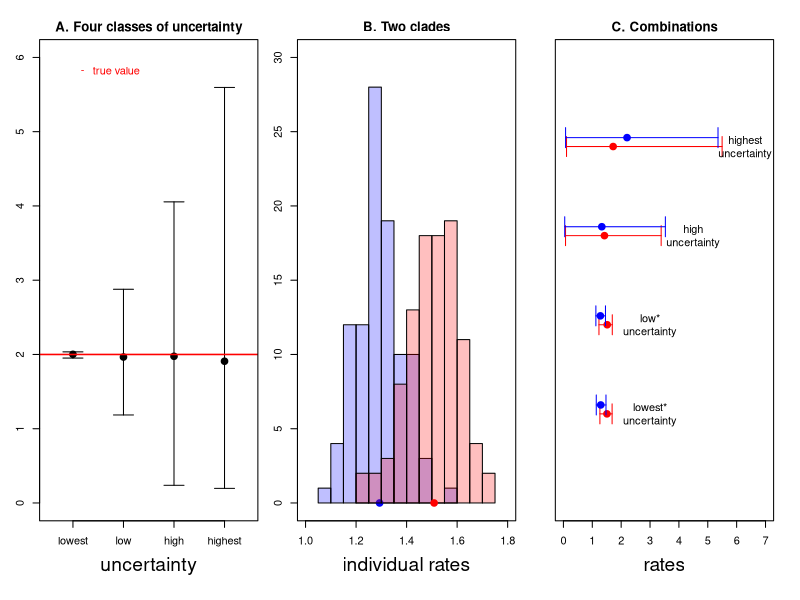
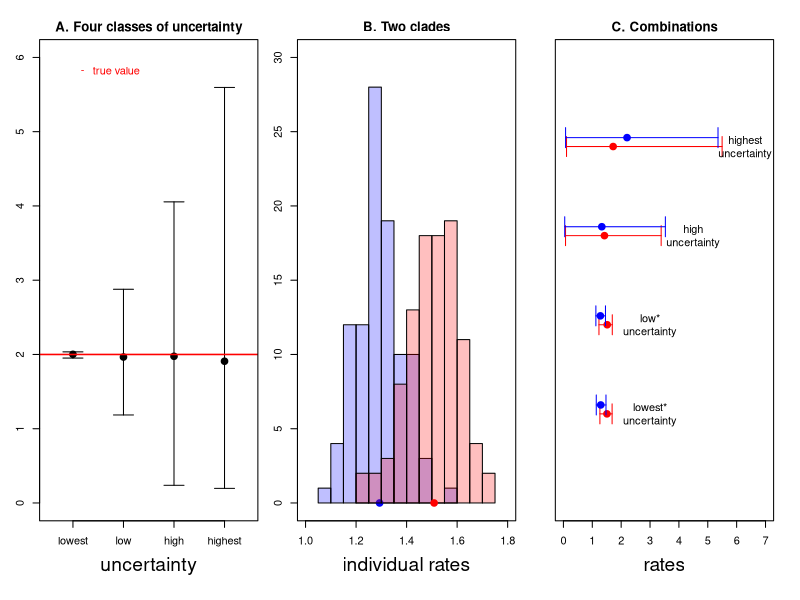

Source code (R) for these figures, in order:
#plot uncertainty in estimation (four classes)
#Fig. 1

pdf(file="Fig.1.pdf", w=9,h=7)

par(mfrow=c(1,3), mar=c(5,2,2,1), oma=c(1,1,1,1))
set.seed(42)
a=abs(rnorm(100, 2, sd= 0.02))
b=abs(rnorm(100, 2, sd= 0.5))
c=abs(rnorm(100, 2, sd= 1))
d=abs(rnorm(100, 2, sd= 2))
#par(mfrow=c(1,1))
plot(  c(1,2,3,4),c(median(a), median(b), median(c),median(d)), xlim=c(0.5, 4.5), ylim=c(0,6), 
     cex=2, pch=20, xlab=c("uncertainty"), cex.lab=1.75, ylab=c(""), main="A. Four classes of uncertainty", axes=F)
arrows(1, quantile(a, 0.975),  1,quantile(a, (1-0.975)), code=3, length=0.1, angle=90,)
arrows(2,quantile(b, 0.975), 2, quantile(b, (1-0.975)),  code=3, length=0.1, angle=90)
arrows( 3,quantile(c, 0.975),  3,quantile(c, (1-0.975)), code=3, length=0.1, angle=90)
arrows(4,quantile(d, 0.975),  4,quantile(d, (1-0.975)),  code=3, length=0.1, angle=90)
axis(1, at =c(1,2,3,4), labels=c("lowest", "low", "high", "highest"))
axis(2)
abline(h=2, lwd=1.5, col="red")
legend(1,6, "true value", col=c("red"), pch="-", bty="n", text.col=c("red"))
box()

#two clades slow is red
set.seed(42)
group1=abs(rnorm(100, 1.5, 0.1))
group2=abs(rnorm(100, 1.3, 0.1))
hist(group2, col=rgb(0,0,1,1/4), xlim=c(1,1.8),ylim=c(0,30), xlab="individual rates",cex.lab=1.75, main="B. Two clades")  # first histogram
points(median(group2), 0, col="blue", pch=20, cex=2)
hist(group1, col=rgb(1,0,0,1/4), add=T)
points(median(group1), 0,col="red", pch=20, cex=2)
box()
median(group1)
median(group2)

#two clades with different uncertainties so each lineage gets sd

group1a=apply(as.data.frame(group1),1,  function(x){abs(rnorm(1,x,sd=0.02))})
group1b=apply(as.data.frame(group1),1,  function(x){abs(rnorm(1,x,sd=0.05))})
group1c=apply(as.data.frame(group1),1,  function(x){abs(rnorm(1,x,sd=1))})
group1d=apply(as.data.frame(group1),1,  function(x){abs(rnorm(1,x,sd=2))})

group2a=apply(as.data.frame(group2),1,  function(x){abs(rnorm(1,x,sd=0.002))})
group2b=apply(as.data.frame(group2),1,  function(x){abs(rnorm(1,x,sd=0.05))})
group2c=apply(as.data.frame(group2),1,  function(x){abs(rnorm(1,x,sd=1))})
group2d=apply(as.data.frame(group2),1,  function(x){abs(rnorm(1,x,sd=2))})

plot( c(median(group1a), median(group1b), median(group1c), median(group1d)), c(1,2,3,4), xlim=c(0, 7), ylim=c(0,5), 
      pch=20, axes=F,cex=2, xlab=c("rates"),cex.lab=1.75, ylab=c(""), col="red", main="C. Combinations")
arrows(quantile(group1a, 0.975), 1, quantile(group1a, (1-0.975)), 1, code=3, length=0.1, angle=90, col="red")
arrows(quantile(group1b, 0.975), 2, quantile(group1b, (1-0.975)), 2, code=3, length=0.1, angle=90, col="red")
arrows(quantile(group1c, 0.975), 3, quantile(group1c, (1-0.975)), 3, code=3, length=0.1, angle=90, col="red")
arrows(quantile(group1d, 0.975), 4, quantile(group1d, (1-0.975)), 4, code=3, length=0.1, angle=90, col="red")
axis(1)
box()

points( c(median(group2a), median(group2b), median(group2c), median(group2d)), c(1,2,3,4)+0.1,pch=20, ,cex=2,col="blue")
arrows(quantile(group2a, 0.975), 1+0.1, quantile(group2a, (1-0.975)), 1+0.1, code=3, length=0.1, angle=90, col="blue")
arrows(quantile(group2b, 0.975), 2+0.1, quantile(group2b, (1-0.975)), 2+0.1, code=3, length=0.1, angle=90, col="blue")
arrows(quantile(group2c, 0.975), 3+0.1, quantile(group2c, (1-0.975)), 3+0.1, code=3, length=0.1, angle=90, col="blue")
arrows(quantile(group2d, 0.975), 4+0.1, quantile(group2d, (1-0.975)), 4+0.1, code=3, length=0.1, angle=90, col="blue")
text(3, 1, "lowest*\nuncertainty")
text(3, 2, "low*\nuncertainty")
text(4.5, 3, "high\nuncertainty")
text(6.3,4,  "highest\nuncertainty")
dev.off()
pdf(file="/Documents/Rosana Zenil-Ferguson/Fig.1Simpson.pdf", w=7,h=9)
par(mfrow=c(1,3), mar=c(5,2,2,1), oma=c(1,1,1,1))
set.seed(42)
a=abs(rnorm(100, 2, sd= 0.02))
b=abs(rnorm(100, 2, sd= 0.5))
c=abs(rnorm(100, 2, sd= 1))
d=abs(rnorm(100, 2, sd= 2))
#par(mfrow=c(1,1))
plot(  c(1,2,3,4),c(median(a), median(b), median(c),median(d)), xlim=c(0.5, 4.5), ylim=c(0,6), 
     cex=2, pch=20, xlab=c("uncertainty"), cex.lab=1.75, ylab=c(""), main="A. Four classes of uncertainty", axes=F)
arrows(1, quantile(a, 0.975),  1,quantile(a, (1-0.975)), code=3, length=0.1, angle=90,)
arrows(2,quantile(b, 0.975), 2, quantile(b, (1-0.975)),  code=3, length=0.1, angle=90)
arrows( 3,quantile(c, 0.975),  3,quantile(c, (1-0.975)), code=3, length=0.1, angle=90)
arrows(4,quantile(d, 0.975),  4,quantile(d, (1-0.975)),  code=3, length=0.1, angle=90)
axis(1, at =c(1,2,3,4), labels=c("lowest", "low", "high", "highest"))
axis(2)
abline(h=2, lwd=1.5, col="red")
legend(1,6, "true value", col=c("red"), pch="-", bty="n", text.col=c("red"))
box()

#two clades slow is red
set.seed(42)
group1=abs(rnorm(100, 1.5, 0.1))
group2=abs(rnorm(100, 1.3, 0.1))
hist(group2, col=rgb(0,0,1,1/4), xlim=c(1,1.8),ylim=c(0,30), xlab="individual rates",cex.lab=1.75, main="B. Two clades")  # first histogram
points(median(group2), 0, col="blue", pch=20, cex=2)
hist(group1, col=rgb(1,0,0,1/4), add=T)
points(median(group1), 0,col="red", pch=20, cex=2)
box()
median(group1)
median(group2)

#two clades with different uncertainties so each lineage gets sd

group1a=apply(as.data.frame(group1),1,  function(x){abs(rnorm(1,x,sd=0.02))})
group1b=apply(as.data.frame(group1),1,  function(x){abs(rnorm(1,x,sd=0.05))})
group1c=apply(as.data.frame(group1),1,  function(x){abs(rnorm(1,x,sd=1))})
group1d=apply(as.data.frame(group1),1,  function(x){abs(rnorm(1,x,sd=2))})

group2a=apply(as.data.frame(group2),1,  function(x){abs(rnorm(1,x,sd=0.002))})
group2b=apply(as.data.frame(group2),1,  function(x){abs(rnorm(1,x,sd=0.05))})
group2c=apply(as.data.frame(group2),1,  function(x){abs(rnorm(1,x,sd=1))})
group2d=apply(as.data.frame(group2),1,  function(x){abs(rnorm(1,x,sd=2))})

plot( c(median(group1a), median(group1b), median(group1c), median(group1d)), c(1,2,3,4), xlim=c(0, 7), ylim=c(0,5), 
      pch=20, axes=F,cex=2, xlab=c("rates"),cex.lab=1.75, ylab=c(""), col="red", main="C. Combinations")
arrows(quantile(group1a, 0.975), 1, quantile(group1a, (1-0.975)), 1, code=3, length=0.1, angle=90, col="red")
arrows(quantile(group1b, 0.975), 2, quantile(group1b, (1-0.975)), 2, code=3, length=0.1, angle=90, col="red")
arrows(quantile(group1c, 0.975), 3, quantile(group1c, (1-0.975)), 3, code=3, length=0.1, angle=90, col="red")
arrows(quantile(group1d, 0.975), 4, quantile(group1d, (1-0.975)), 4, code=3, length=0.1, angle=90, col="red")
axis(1)
box()

points( c(median(group2a), median(group2b), median(group2c), median(group2d)), c(1,2,3,4)+0.1,pch=20, ,cex=2,col="blue")
arrows(quantile(group2a, 0.975), 1+0.1, quantile(group2a, (1-0.975)), 1+0.1, code=3, length=0.1, angle=90, col="blue")
arrows(quantile(group2b, 0.975), 2+0.1, quantile(group2b, (1-0.975)), 2+0.1, code=3, length=0.1, angle=90, col="blue")
arrows(quantile(group2c, 0.975), 3+0.1, quantile(group2c, (1-0.975)), 3+0.1, code=3, length=0.1, angle=90, col="blue")
arrows(quantile(group2d, 0.975), 4+0.1, quantile(group2d, (1-0.975)), 4+0.1, code=3, length=0.1, angle=90, col="blue")
text(3, 1, "lowest*\nuncertainty")
text(3, 2, "low*\nuncertainty")
text(4.5, 3, "high\nuncertainty")
text(6.3,4,  "highest\nuncertainty")
dev.off()
